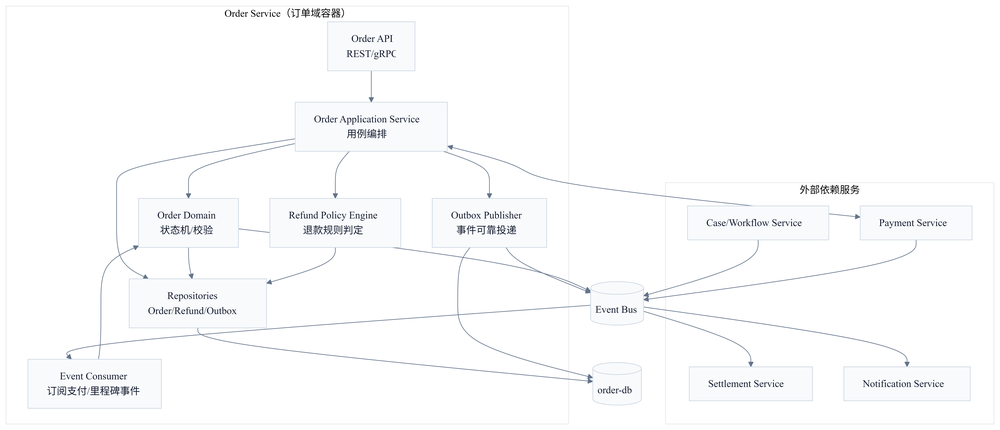
#> input picture docs/architecture/rendered/c4-component-order.png, 1000 x 430 px, shrunk from 9510 x 4086 before the run; its folder holds only this picture in this run
$ python normalize-rendered-images.py
#> lines starting #> are read from the running program, lines starting #| are printed output that depends on the picture; after the words box and inside, x2 and y2 are one past the last pixel; in counts of white or black regions, pixels touching at a corner belong together
from __future__ import annotations

import argparse
from collections import Counter
from pathlib import Path
from typing import Iterable

from PIL import Image, ImageChops, ImageColor

# Allow very large rendered diagrams to be normalized without PIL bomb warnings.
Image.MAX_IMAGE_PIXELS = None


def _iter_images(paths: Iterable[Path]) -> list[Path]:
    out: list[Path] = []
    for p in paths:
        if p.is_dir():
            out.extend(sorted(p.glob("*.png")))
        else:
            out.append(p)
    # De-dup while preserving order
    seen: set[Path] = set()
    deduped: list[Path] = []
    for p in out:
        rp = p.resolve()
        if rp in seen:
            continue
        seen.add(rp)
        deduped.append(p)
    return deduped


def _sample_background_rgb(img: Image.Image) -> tuple[int, int, int]:
    rgb = img.convert("RGB")
    w, h = rgb.size
    samples = [
        rgb.getpixel((0, 0)),
        rgb.getpixel((w - 1, 0)),
        rgb.getpixel((0, h - 1)),
        rgb.getpixel((w - 1, h - 1)),
        rgb.getpixel((w // 2, 0)),
        rgb.getpixel((w // 2, h - 1)),
        rgb.getpixel((0, h // 2)),
        rgb.getpixel((w - 1, h // 2)),
    ]
    return Counter(samples).most_common(1)[0][0]


def _diff_mask_max_channel(rgb: Image.Image, bg_rgb: tuple[int, int, int]) -> Image.Image:
    bg = Image.new("RGB", rgb.size, color=bg_rgb)
    diff = ImageChops.difference(rgb, bg)
    r, g, b = diff.split()
    return ImageChops.lighter(ImageChops.lighter(r, g), b)


def normalize_png(
    input_path: Path,
    output_path: Path,
    *,
    background: str | None,
    tolerance: int,
    crop_padding: int,
    outer_margin: int,
) -> bool:
    img = Image.open(input_path)
    try:
        force_transparent = background is not None and background.lower() == "transparent"
        if force_transparent or img.mode in ("RGBA", "LA"):
            rgba = img.convert("RGBA")
            alpha = rgba.split()[-1]
            alpha_mask = alpha.point(lambda p: 255 if p > tolerance else 0)
            bbox = alpha_mask.getbbox()
            if bbox is None:
                return False

            left, top, right, bottom = bbox
            left = max(0, left - crop_padding)
            top = max(0, top - crop_padding)
            right = min(rgba.width, right + crop_padding)
            bottom = min(rgba.height, bottom + crop_padding)

            cropped = rgba.crop((left, top, right, bottom))
            out_w = cropped.width + outer_margin * 2
            out_h = cropped.height + outer_margin * 2
            out = Image.new("RGBA", (out_w, out_h), color=(0, 0, 0, 0))
            out.paste(cropped, (outer_margin, outer_margin), cropped)

            output_path.parent.mkdir(parents=True, exist_ok=True)
            out.save(output_path, format="PNG", optimize=True)
            return True

        rgb = img.convert("RGB")
        bg_rgb = _sample_background_rgb(rgb)
        if background is not None:
            bg_rgb = ImageColor.getrgb(background)

        mask = _diff_mask_max_channel(rgb, bg_rgb)
        mask = mask.point(lambda p: 255 if p > tolerance else 0)
        bbox = mask.getbbox()
        if bbox is None:
            return False

        left, top, right, bottom = bbox
        left = max(0, left - crop_padding)
        top = max(0, top - crop_padding)
        right = min(rgb.width, right + crop_padding)
        bottom = min(rgb.height, bottom + crop_padding)

        cropped = rgb.crop((left, top, right, bottom))
        out_w = cropped.width + outer_margin * 2
        out_h = cropped.height + outer_margin * 2
        out = Image.new("RGB", (out_w, out_h), color=bg_rgb)
        out.paste(cropped, (outer_margin, outer_margin))

        output_path.parent.mkdir(parents=True, exist_ok=True)
        out.save(output_path, format="PNG", optimize=True)
        return True
    finally:
        img.close()


def main() -> None:
    parser = argparse.ArgumentParser(
        description="Normalize rendered Mermaid PNGs: trim empty margins and add symmetric padding to center the chart.",
    )
    parser.add_argument(
        "paths",
        nargs="*",
        default=["docs/architecture/rendered"],
        help="PNG files or directories to process (default: docs/architecture/rendered).",
    )
    parser.add_argument(
        "--in-place",
        action="store_true",
        help="Overwrite input PNGs in place (default: false).",
    )
    parser.add_argument(
        "--out-dir",
        default="",
        help="Output directory (ignored when --in-place is set).",
    )
    parser.add_argument(
        "--background",
        default="",
        help="Force background color (e.g. 'white' or '#ffffff'). Default: auto-detect from corners.",
    )
    parser.add_argument(
        "--tolerance",
        type=int,
        default=4,
        help="Background difference tolerance (0-255). Higher means more aggressive trimming.",
    )
    parser.add_argument(
        "--crop-padding",
        type=int,
        default=6,
        help="Extra pixels to keep around detected content before re-padding.",
    )
    parser.add_argument(
        "--outer-margin",
        type=int,
        default=48,
        help="Symmetric padding (px) around the cropped content in the output image.",
    )
    args = parser.parse_args()

    paths = _iter_images([Path(p) for p in args.paths])
    if not paths:
        raise SystemExit("No PNG files found.")

    out_dir = Path(args.out_dir) if args.out_dir else None
    background = args.background or None

    processed = 0
    skipped = 0
    for p in paths:
        if args.in_place:
            out_path = p
        else:
            if out_dir is None:
                out_dir = p.parent / "normalized"
            out_path = out_dir / p.name

        ok = normalize_png(
            p,
            out_path,
            background=background,
            tolerance=args.tolerance,
            crop_padding=args.crop_padding,
            outer_margin=args.outer_margin,
        )
#> in normalize_png, img is the input picture: PIL image 1000x430 RGB; mean R, G, B 250.8, 251.3, 251.9
#> in _sample_background_rgb, `samples = [ rgb.getpixel((0, 0)), rgb.getpixel((w - 1, 0)), rgb.getpix..`: samples = [(255, 255, 255), (255, 255, 255), (255, 255, 255), (255, 255, 255), (255, 255, 255), (255, 255, 255), (255, 255, 255), (255, 255, 255)]
#> in normalize_png, `bg_rgb = _sample_background_rgb(rgb)`: bg_rgb = (255, 255, 255)
#> in _diff_mask_max_channel, `diff = ImageChops.difference(rgb, bg)`:
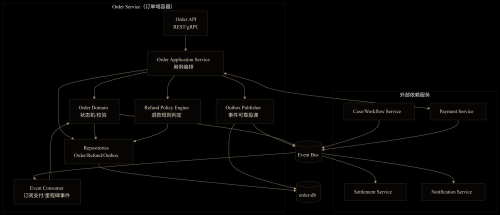
#> diff: PIL image 1000x430 RGB (shown at 1/2 size); mean R, G, B 4.2, 3.7, 3.1
#> in normalize_png, `mask = mask.point(lambda p: 255 if p > tolerance else 0)`:
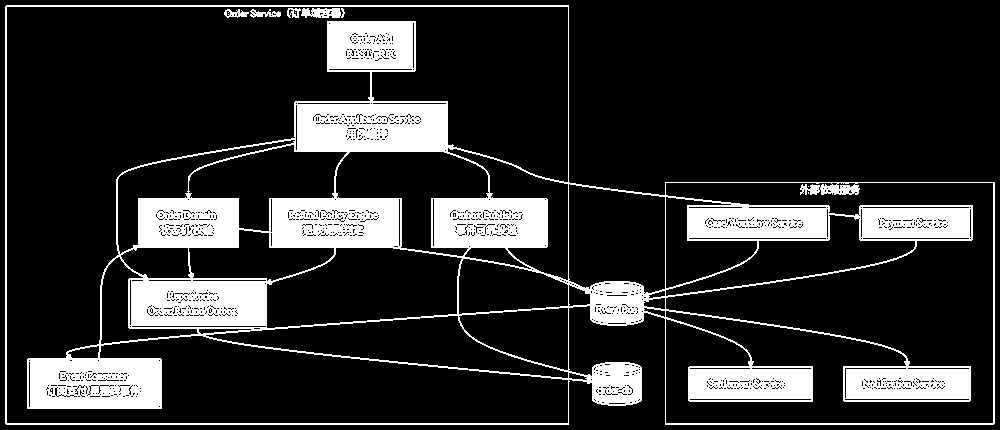
#> mask: PIL image 1000x430 L; 17.3% white; 8 white regions (3 under 20 px), largest, box (x1, y1, x2, y2) and area: (5, 5, 995, 425) 73855, (301, 8, 345, 18) 335, (250, 9, 281, 18) 145, (224, 9, 249, 18) 126, (287, 8, 301, 18) 84
#> in normalize_png, `bbox = mask.getbbox()`: bbox = (5, 5, 995, 425)
#> in normalize_png, `left, top, right, bottom = bbox`: left = 5; right = 995; bottom = 425
#> in normalize_png, `left = max(0, left - crop_padding)`: left = 0
#> in normalize_png, `right = min(rgb.width, right + crop_padding)`: right = 1000
#> in normalize_png, `bottom = min(rgb.height, bottom + crop_padding)`: bottom = 430
#> in normalize_png, `out.paste(cropped, (outer_margin, outer_margin))`:
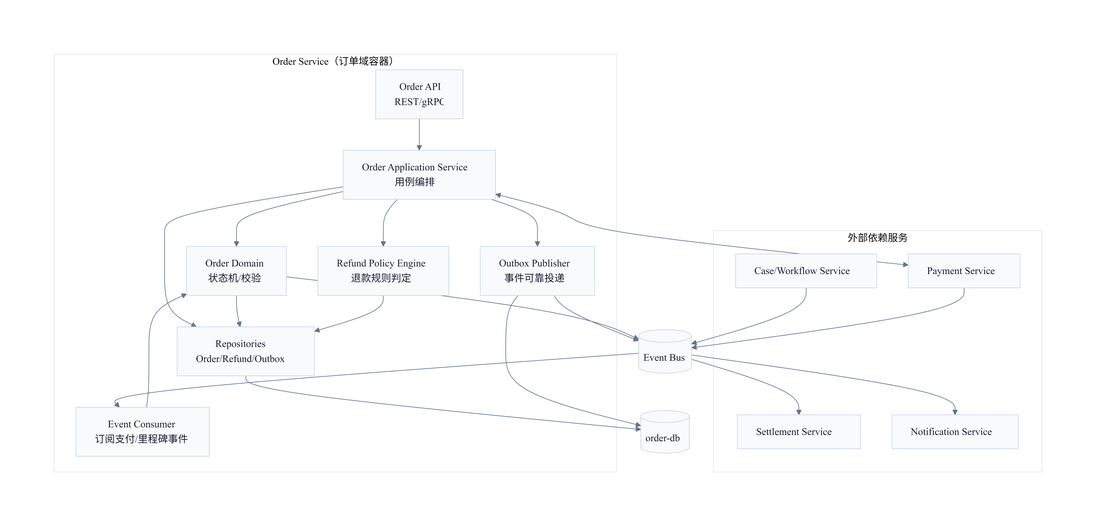
#> out: PIL image 1096x526 RGB; mean R, G, B 251.9, 252.2, 252.7
        if ok:
            processed += 1
        else:
            skipped += 1

    print(f"Processed: {processed}, skipped: {skipped}")


if __name__ == "__main__":
    main()

$ run again, on docs/architecture/rendered/flow-contract-invoice-upload.png
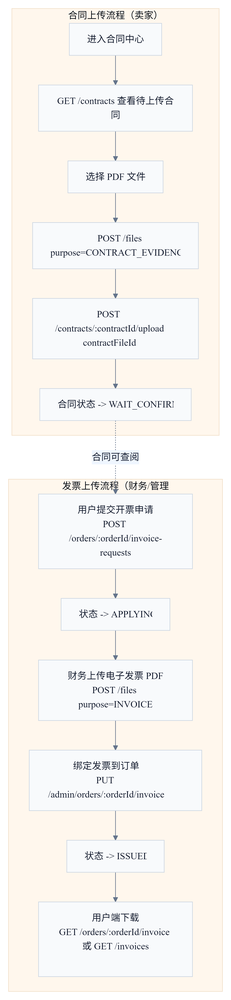
#> input picture docs/architecture/rendered/flow-contract-invoice-upload.png, 231 x 1000 px, shrunk from 1530 x 6614 before the run
#> in normalize_png, img is the input picture: PIL image 231x1000 RGB; mean R, G, B 247.7, 244.7, 240.9
#> samples = [(255, 255, 255), (255, 255, 255), (255, 255, 255), (255, 255, 255), (255, 255, 255), (255, 255, 255), (255, 255, 255), (255, 255, 255)]
#> bg_rgb = (255, 255, 255)
#> bg: PIL image 231x1000 RGB; every value is 255
#> in normalize_png, `mask = mask.point(lambda p: 255 if p > tolerance else 0)`:
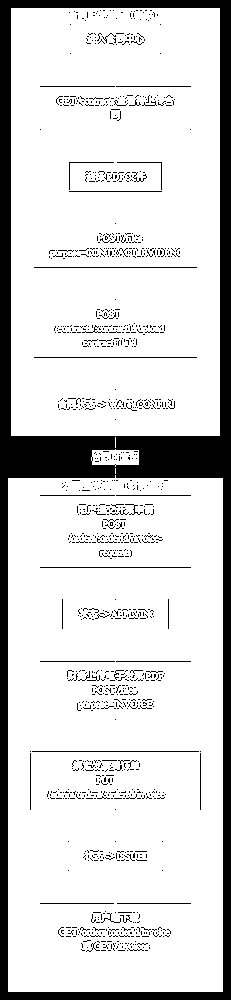
#> mask: PIL image 231x1000 L; 84.2% white; 1232 black regions (1199 under 20 px), largest, box (x1, y1, x2, y2) and area: (0, 0, 231, 1000) 30311, (32, 751, 199, 752) 167, (34, 267, 197, 268) 163
#> bbox = (8, 8, 223, 992)
#> in normalize_png, `left, top, right, bottom = bbox`: left = 8; right = 223; bottom = 992
#> in normalize_png, `left = max(0, left - crop_padding)`: left = 2
#> in normalize_png, `right = min(rgb.width, right + crop_padding)`: right = 229
#> in normalize_png, `bottom = min(rgb.height, bottom + crop_padding)`: bottom = 998
#> in normalize_png, `out.paste(cropped, (outer_margin, outer_margin))`:
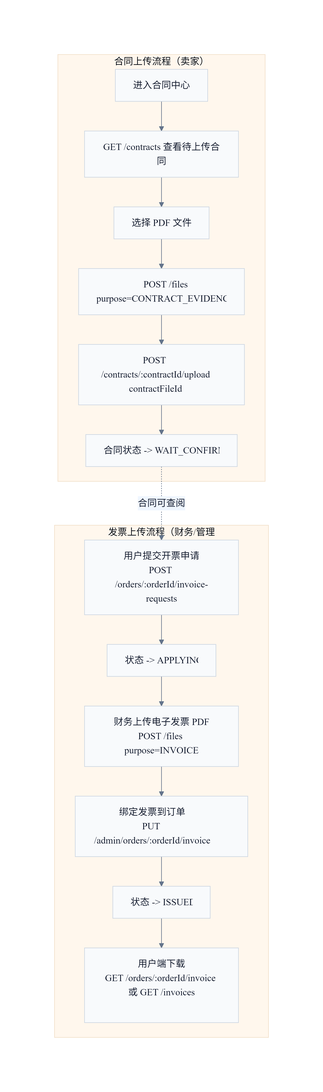
#> out: PIL image 323x1092 RGB; mean R, G, B 250.2, 248.3, 245.8

$ run again, on docs/architecture/rendered/flow-listing-publish.png
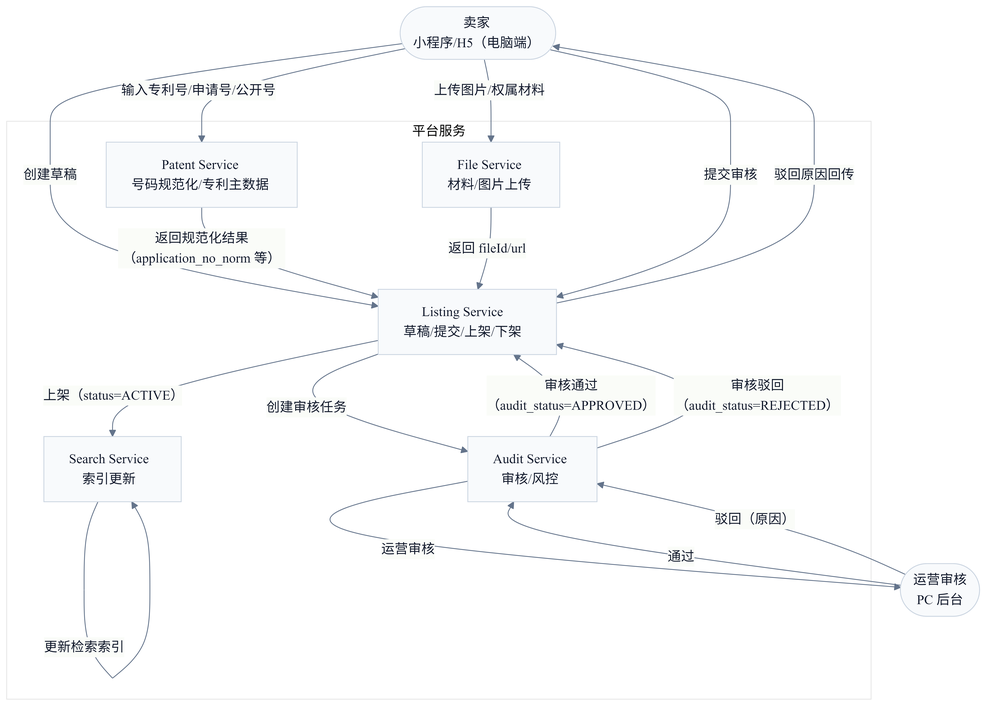
#> input picture docs/architecture/rendered/flow-listing-publish.png, 993 x 711 px, shrunk from 7080 x 5070 before the run
#> in normalize_png, img is the input picture: PIL image 993x711 RGB; mean R, G, B 249.9, 250.4, 250.8
#> samples = [(255, 255, 255), (255, 255, 255), (255, 255, 255), (255, 255, 255), (255, 255, 255), (255, 255, 255), (255, 255, 255), (255, 255, 255)]
#> bg_rgb = (255, 255, 255)
#> bg: PIL image 993x711 RGB; every value is 255
#> in normalize_png, `mask = mask.point(lambda p: 255 if p > tolerance else 0)`:
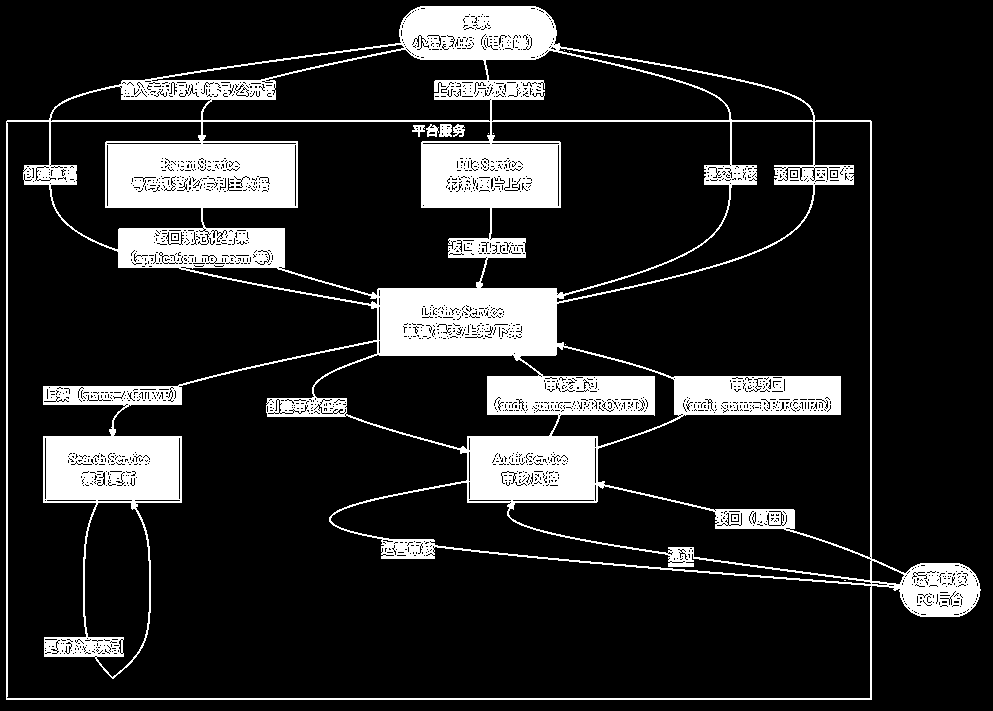
#> mask: PIL image 993x711 L; 15.5% white; 15 white regions (6 under 20 px), largest, box (x1, y1, x2, y2) and area: (6, 6, 981, 700) 108666, (439, 124, 452, 137) 141, (453, 124, 465, 137) 101
#> bbox = (6, 6, 981, 700)
#> in normalize_png, `left, top, right, bottom = bbox`: left = 6; right = 981; bottom = 700
#> in normalize_png, `left = max(0, left - crop_padding)`: left = 0
#> in normalize_png, `right = min(rgb.width, right + crop_padding)`: right = 987
#> in normalize_png, `bottom = min(rgb.height, bottom + crop_padding)`: bottom = 706
#> in normalize_png, `out.paste(cropped, (outer_margin, outer_margin))`:
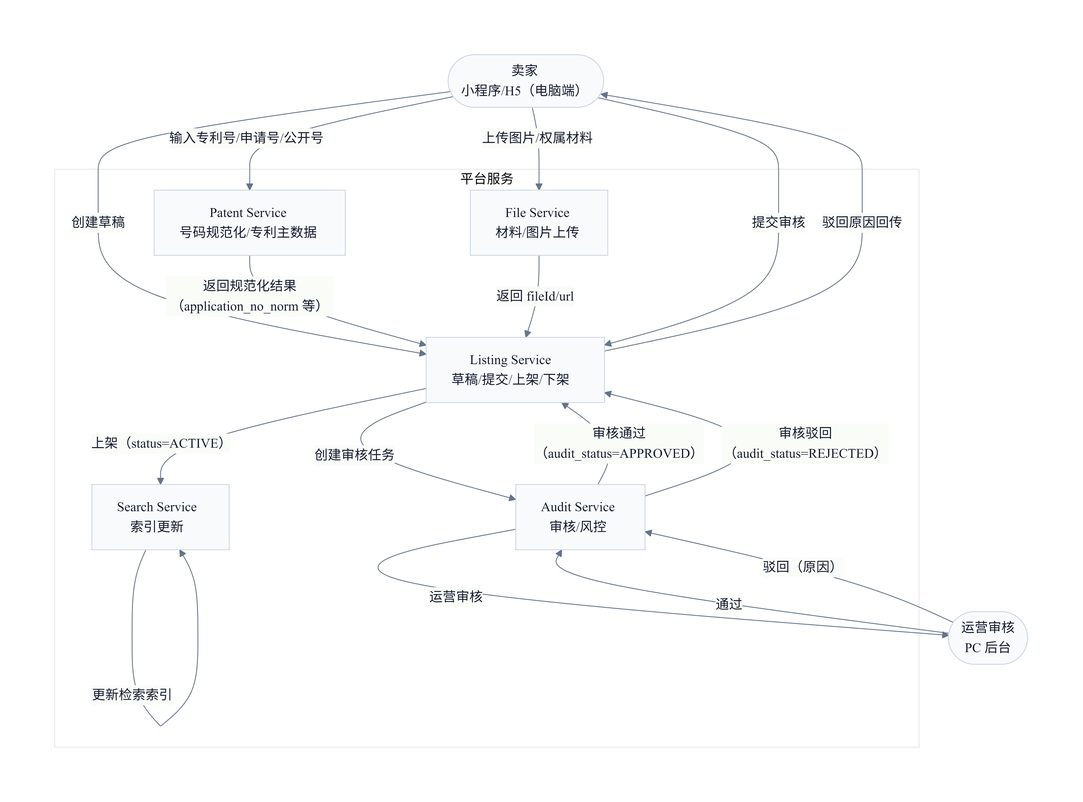
#> out: PIL image 1083x802 RGB; mean R, G, B 250.8, 251.2, 251.6
